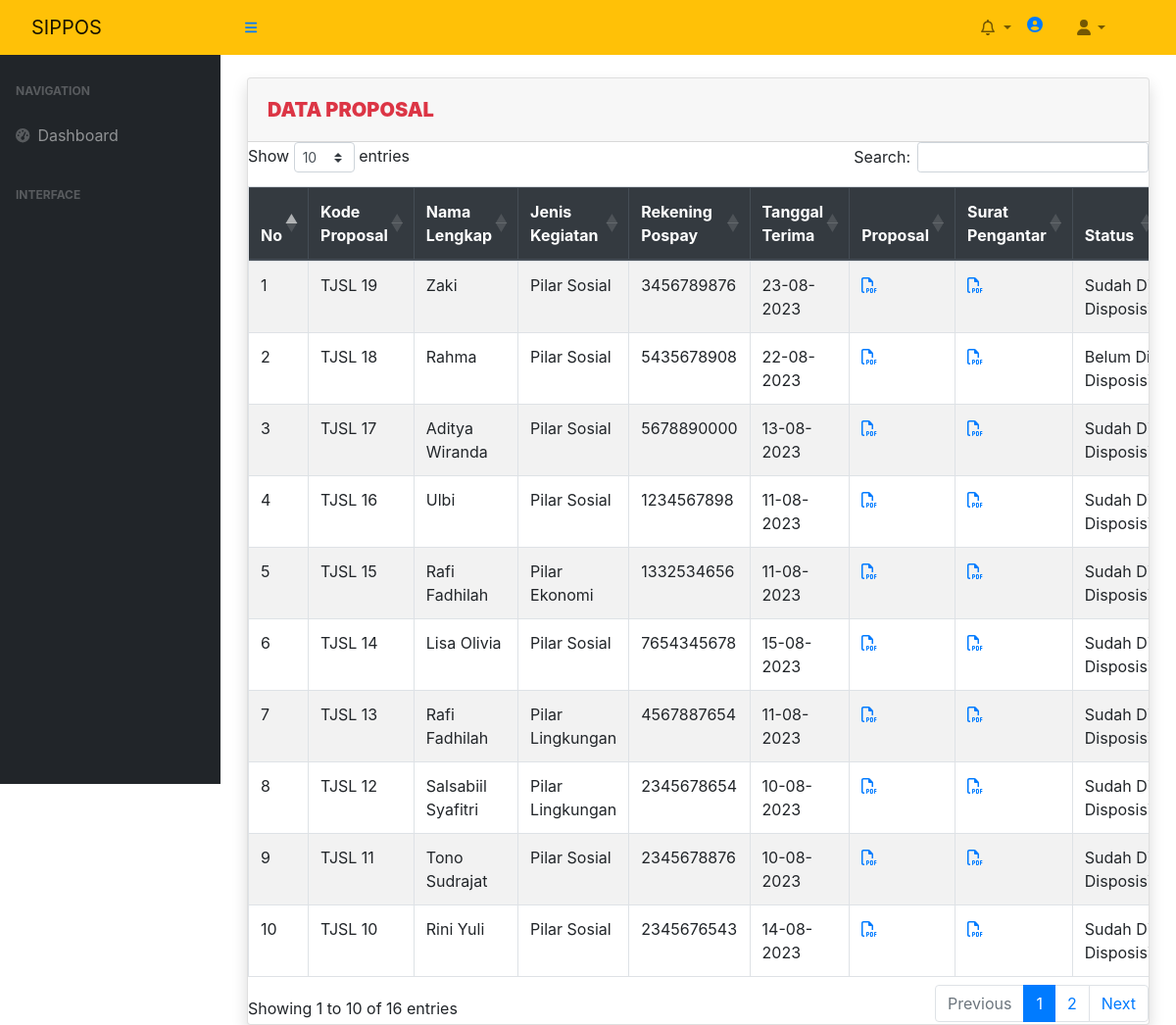
/index.php/proposal, run on the app's committed database.
### tables this page shows
CREATE TABLE `proposal` (
  `id_proposal` int(11) NOT NULL,
  `kode_proposal` varchar(50) DEFAULT NULL,
  `nama_lengkap` varchar(150) NOT NULL,
  `Jenis_kegiatan` varchar(150) NOT NULL,
  `rekening_pospay` varchar(15) DEFAULT NULL,
  `tanggal_terima` timestamp(6) NOT NULL DEFAULT current_timestamp(6) ON UPDATE current_timestamp(6),
  `proposal` varchar(150) NOT NULL,
  `surat_pengantar` varchar(150) NOT NULL,
  `status` enum('Belum Di Disposisi','Sudah Di Disposisi') NOT NULL DEFAULT 'Belum Di Disposisi'
);

### application/controllers/Proposal.php (called while the page is built, shortened)
<?php
class Proposal extends CI_Controller
{
    function __construct()
    {
        $this->load->model(array('Proposal_model','proposal_model'));
        $this->load->library('form_validation');
    }
    public function index()
    {
        $q = urldecode($this->input->get('q', TRUE));
        $start = intval($this->input->get('start'));
        if ($q <> '') {
            $config['base_url'] = base_url() . 'proposal/index.html?q=' . urlencode($q);
            $config['first_url'] = base_url() . 'proposal/index.html?q=' . urlencode($q);
        } else {
            $config['base_url'] = base_url() . 'proposal/index.html';
            $config['first_url'] = base_url() . 'proposal/index.html';
        }
        $config['per_page'] = 10;
        $config['page_query_string'] = TRUE;
        $config['total_rows'] = $this->Proposal_model->total_rows($q);
        $proposal = $this->db->query("SELECT * FROM proposal order by id_proposal DESC")->result();
        $this->load->library('pagination');
        $this->pagination->initialize($config);
        $data = array(
            'proposal_data' => $proposal,
            'q' => $q,
            'pagination' => $this->pagination->create_links(),
            'total_rows' => $config['total_rows'],
            'start' => $start,
        );
        $data['page'] = 'proposal/proposal_list';
        $this->load->view('template', $data);
    }
}

### index.php (called while the page is built, shortened)
<?php
require_once BASEPATH.'core/CodeIgniter.php';

### application/views/proposal/proposal_list.php (the view, shortened to what this page needs)
<!doctype html>
<html>
    <head>
        <link rel="stylesheet" href="https://cdnjs.cloudflare.com/ajax/libs/twitter-bootstrap/4.5.2/css/bootstrap.css"/>
        <link rel="stylesheet" href="https://cdn.datatables.net/1.13.5/css/dataTables.bootstrap4.min.css"/>
    </head>
    <body>
        <div class="container">
        <div class="row">
          <div class="col-lg-30 col-xl-20">
            <div class="card shadow mb-8">
              <div class="card-header">
                <div class="row">
                  <div class="col">
                    <h5 class="mt-2 font-weight-bold text-danger"> <b> DATA PROPOSAL</b></h5>
                  </div>
                  <div class="col-lg-16 col-xl-6" style="text-align: right;">
        </div>
                </div>
              </div>
              <div class="table-responsive">
<link rel="stylesheet" href="https://cdnjs.cloudflare.com/ajax/libs/font-awesome/5.15.4/css/all.min.css" />
<table id="example" class="table table-striped table-bordered" style="width:100%">
    <thead align="center" class="thead-dark">
        <tr>
            <th>No</th>
            <th>Kode Proposal</th>
            <th>Nama Lengkap</th>
            <th>Jenis Kegiatan</th>
            <th>Rekening Pospay</th>
            <th>Tanggal Terima</th>
            <th>Proposal</th>
            <th>Surat Pengantar</th>
            <th>Status</th>
        </tr>
    </thead>
    <tbody>
        <?php
        foreach ($proposal_data as $proposal) {
            $date_only = date('d-m-Y', strtotime($proposal->tanggal_terima));
            ?>
            <tr>
                <td width="80px"><?php echo ++$start ?></td>
                <td id="proposalId">TJSL <?php echo $proposal->id_proposal  ?></td>
                <td><?php echo $proposal->nama_lengkap ?></td>
                <td><?php echo $proposal->Jenis_kegiatan ?></td>
                <td><?php echo $proposal->rekening_pospay ?></td>
                <td><?php echo $date_only ?></td>
                <td>
                    <a target="_blank" href="<?= base_url('assets/proposal/' . $proposal->proposal) ?>">
                        <i class="far fa-file-pdf"></i>
                    </a>
                </td>
                <td>
                    <a target="_blank" href="<?= base_url('assets/proposal/' . $proposal->surat_pengantar) ?>">
                    <i class="far fa-file-pdf"></i>
                    </a>
                </td>
                <td>
                    <?php echo $proposal->status?>
                </td>
            </tr>
        <?php
        }
        ?>
    </tbody>
</table>
        </div>
    </body>
</html>

### application/views/proposal/proposal_list.php (style rules this page uses)
body { padding: 15px; }

### data on the page
proposal: id_proposal "19", nama_lengkap "Zaki", Jenis_kegiatan "Pilar Sosial", rekening_pospay "3456789876", tanggal_terima "23-08-2023", status "Sudah…"
proposal: id_proposal "18", nama_lengkap "Rahma", Jenis_kegiatan "Pilar Sosial", rekening_pospay "5435678908", tanggal_terima "22-08-2023", status "Belum…"
proposal: id_proposal "17", nama_lengkap "Aditya Wiranda", Jenis_kegiatan "Pilar Sosial", rekening_pospay "5678890000", tanggal_terima "13-08-2023", status "Sudah…"
proposal: id_proposal "16", nama_lengkap "Ulbi", Jenis_kegiatan "Pilar Sosial", rekening_pospay "1234567898", tanggal_terima "11-08-2023", status "Sudah…"
proposal: id_proposal "15", nama_lengkap "Rafi Fadhilah", Jenis_kegiatan "Pilar Ekonomi", rekening_pospay "1332534656", tanggal_terima "11-08-2023", status "Sudah…"
proposal: id_proposal "14", nama_lengkap "Lisa Olivia", Jenis_kegiatan "Pilar Sosial", rekening_pospay "7654345678", tanggal_terima "15-08-2023", status "Sudah…"
proposal: id_proposal "13", nama_lengkap "Rafi Fadhilah", Jenis_kegiatan "Pilar Lingkungan", rekening_pospay "4567887654", tanggal_terima "11-08-2023", status "Sudah…"
proposal: id_proposal "12", nama_lengkap "Salsabiil Syafitri", Jenis_kegiatan "Pilar Lingkungan", rekening_pospay "2345678654", tanggal_terima "10-08-2023", status "Sudah…"
proposal: id_proposal "11", nama_lengkap "Tono Sudrajat", Jenis_kegiatan "Pilar Sosial", rekening_pospay "2345678876", tanggal_terima "10-08-2023", status "Sudah…"
proposal: id_proposal "10", nama_lengkap "Rini Yuli", Jenis_kegiatan "Pilar Sosial", rekening_pospay "2345676543", tanggal_terima "14-08-2023", status "Sudah…"
